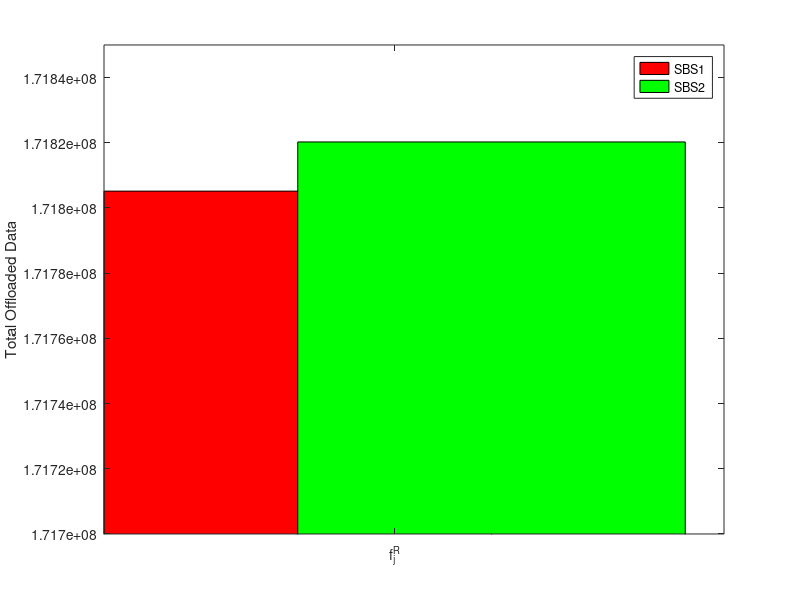

MATLAB code for this plot:
    fig = figure;
    height = 300;
    width = 170;
    set(fig,'Position',[100,100,width,height])
    % 加载 .mat 文件
    load('RSU.mat','bs1','bs2'); % 加载文件
    
    % 获取数据的数量
    num_data = numel(bs1); % 假设每个 .mat 文件中的数据保存在变量 your_data 中

    % 获取最后一个数据
    last_data_1 = bs1(num_data); 
    last_data_2 = bs2(num_data);
      x_data = [0.5,1];
    % 步骤 4：绘制柱状
      % 绘制第一个柱子，并设置为红色
    bar(x_data(1), last_data_1, 0.5,'FaceColor', 'r');
    hold on; % 保持图形

    % 绘制第二个柱子，并设置为绿色
    bar(x_data(2), last_data_2,0.5, 'FaceColor', 'g');

    % 设置 X 轴刻度为 x_data
     xticks(0.75);

    % 设置 X 轴刻度标签
     xticklabels({'f_j^R '});
       ylim([1.717e8,1.7185e8])
     ylabel('Total Offloaded Data');
    legend('SBS1','SBS2');


    % 显示图形
